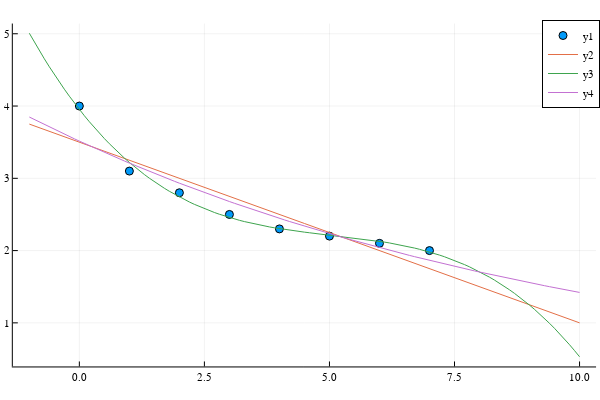

The notebook cell this image was saved under:
### Code cell
#Problem 2-d
scatter(x,y)
A=[x ones(8,1)]
z=(A'A)\(A'y)
s=f.(t)
plot!(t,s)
A=[x.^3 x.^2 x ones(8,1)]
z=(A'A)\(A'y)
s=g.(t)
plot!(t,s)
A=[x ones(8,1)]
y=[log(4);log(3.1);log(2.8);log(2.5);log(2.3);log(2.2);log(2.1);log(2.0)]
z=(A'A)\(A'y)
z=[z[1];exp(z[2])]
s=q.(t)
plot!(t,s)

### Figure 1 — Plotly figure (JSON) as saved in the notebook; plotly's stock layout.template omitted (floating-point values rounded to 4 significant figures)
{"data": [{"xaxis": "x1", "colorbar": {"title": ""}, "yaxis": "y1", "x": [0, 1, 2, 3, 4, 5, 6, 7], "showlegend": true, "mode": "markers", "name": "y1", "zmin": null, "legendgroup": "y1", "marker": {"symbol": "circle", "color": "rgba(0, 154, 250, 1.000)", "line": {"color": "rgba(0, 0, 0, 1.000)", "width": 1}, "size": 8}, "zmax": null, "y": [4, 3.1, 2.8, 2.5, 2.3, 2.2, 2.1, 2], "type": "scatter"}, {"xaxis": "x1", "colorbar": {"title": ""}, "yaxis": "y1", "x": [-1, -0.9, -0.8, -0.7, -0.6, -0.5, -0.4, -0.3, -0.2, -0.1, 0, 0.1, 0.2, 0.3, 0.4, 0.5, 0.6, 0.7, 0.8, 0.9, 1, 1.1, 1.2, 1.3, 1.4, 1.5, 1.6, 1.7, 1.8, 1.9, 2, 2.1, 2.2, 2.3, 2.4, 2.5, 2.6, 2.7, 2.8, 2.9, 3, 3.1, 3.2, 3.3, 3.4, 3.5, 3.6, 3.7, 3.8, 3.9, 4, 4.1, 4.2, 4.3, 4.4, 4.5, 4.6, 4.7, 4.8, 4.9, 5, 5.1, 5.2, 5.3, 5.4, 5.5, 5.6, 5.7, 5.8, 5.9, 6, 6.1, 6.2, 6.3, 6.4, 6.5, 6.6, 6.7, 6.8, 6.9, 7, 7.1, 7.2, 7.3, 7.4, 7.5, 7.6, 7.7, 7.8, 7.9, 8, 8.1, 8.2, 8.3, 8.4, 8.5, 8.6, 8.7, 8.8, 8.9, 9, 9.1, 9.2, 9.3, 9.4, 9.5, 9.6, 9.7, 9.8, 9.9, 10], "showlegend": true, "mode": "lines", "name": "y2", "zmin": null, "legendgroup": "y2", "zmax": null, "line": {"color": "rgba(227, 111, 71, 1.000)", "shape": "linear", "dash": "solid", "width": 1}, "y": [3.75, 3.725, 3.7, 3.675, 3.65, 3.625, 3.6, 3.575, 3.55, 3.525, 3.5, 3.475, 3.45, 3.425, 3.4, 3.375, 3.35, 3.325, 3.3, 3.275, 3.25, 3.225, 3.2, 3.175, 3.15, 3.125, 3.1, 3.075, 3.05, 3.025, 3, 2.975, 2.95, 2.925, 2.9, 2.875, 2.85, 2.825, 2.8, 2.775, 2.75, 2.725, 2.7, 2.675, 2.65, 2.625, 2.6, 2.575, 2.55, 2.525, 2.5, 2.475, 2.45, 2.425, 2.4, 2.375, 2.35, 2.325, 2.3, 2.275, 2.25, 2.225, 2.2, 2.175, 2.15, 2.125, 2.1, 2.075, 2.05, 2.025, 2, 1.975, 1.95, 1.925, 1.9, 1.875, 1.85, 1.825, 1.8, 1.775, 1.75, 1.725, 1.7, 1.675, 1.65, 1.625, 1.6, 1.575, 1.55, 1.525, 1.5, 1.475, 1.45, 1.425, 1.4, 1.375, 1.35, 1.325, 1.3, 1.275, 1.25, 1.225, 1.2, 1.175, 1.15, 1.125, 1.1, 1.075, 1.05, 1.025, 1.0], "type": "scatter"}, {"xaxis": "x1", "colorbar": {"title": ""}, "yaxis": "y1", "x": [-1, -0.9, -0.8, -0.7, -0.6, -0.5, -0.4, -0.3, -0.2, -0.1, 0, 0.1, 0.2, 0.3, 0.4, 0.5, 0.6, 0.7, 0.8, 0.9, 1, 1.1, 1.2, 1.3, 1.4, 1.5, 1.6, 1.7, 1.8, 1.9, 2, 2.1, 2.2, 2.3, 2.4, 2.5, 2.6, 2.7, 2.8, 2.9, 3, 3.1, 3.2, 3.3, 3.4, 3.5, 3.6, 3.7, 3.8, 3.9, 4, 4.1, 4.2, 4.3, 4.4, 4.5, 4.6, 4.7, 4.8, 4.9, 5, 5.1, 5.2, 5.3, 5.4, 5.5, 5.6, 5.7, 5.8, 5.9, 6, 6.1, 6.2, 6.3, 6.4, 6.5, 6.6, 6.7, 6.8, 6.9, 7, 7.1, 7.2, 7.3, 7.4, 7.5, 7.6, 7.7, 7.8, 7.9, 8, 8.1, 8.2, 8.3, 8.4, 8.5, 8.6, 8.7, 8.8, 8.9, 9, 9.1, 9.2, 9.3, 9.4, 9.5, 9.6, 9.7, 9.8, 9.9, 10], "showlegend": true, "mode": "lines", "name": "y3", "zmin": null, "legendgroup": "y3", "zmax": null, "line": {"color": "rgba(62, 164, 78, 1.000)", "shape": "linear", "dash": "solid", "width": 1}, "y": [5.007, 4.886, 4.768, 4.653, 4.543, 4.436, 4.333, 4.233, 4.136, 4.043, 3.953, 3.866, 3.783, 3.702, 3.625, 3.55, 3.478, 3.41, 3.343, 3.28, 3.219, 3.161, 3.105, 3.052, 3.001, 2.953, 2.906, 2.862, 2.82, 2.78, 2.742, 2.706, 2.672, 2.64, 2.609, 2.58, 2.553, 2.527, 2.503, 2.48, 2.458, 2.438, 2.419, 2.401, 2.384, 2.369, 2.354, 2.34, 2.327, 2.315, 2.304, 2.293, 2.283, 2.273, 2.264, 2.255, 2.247, 2.238, 2.23, 2.223, 2.215, 2.207, 2.199, 2.192, 2.184, 2.175, 2.167, 2.158, 2.149, 2.139, 2.128, 2.117, 2.106, 2.093, 2.08, 2.066, 2.051, 2.035, 2.018, 2.0, 1.98, 1.96, 1.938, 1.914, 1.89, 1.863, 1.835, 1.806, 1.775, 1.742, 1.707, 1.67, 1.632, 1.591, 1.549, 1.504, 1.457, 1.407, 1.356, 1.302, 1.245, 1.186, 1.125, 1.06, 0.9934, 0.9236, 0.851, 0.7755, 0.6971, 0.6156, 0.531], "type": "scatter"}, {"xaxis": "x1", "colorbar": {"title": ""}, "yaxis": "y1", "x": [-1, -0.9, -0.8, -0.7, -0.6, -0.5, -0.4, -0.3, -0.2, -0.1, 0, 0.1, 0.2, 0.3, 0.4, 0.5, 0.6, 0.7, 0.8, 0.9, 1, 1.1, 1.2, 1.3, 1.4, 1.5, 1.6, 1.7, 1.8, 1.9, 2, 2.1, 2.2, 2.3, 2.4, 2.5, 2.6, 2.7, 2.8, 2.9, 3, 3.1, 3.2, 3.3, 3.4, 3.5, 3.6, 3.7, 3.8, 3.9, 4, 4.1, 4.2, 4.3, 4.4, 4.5, 4.6, 4.7, 4.8, 4.9, 5, 5.1, 5.2, 5.3, 5.4, 5.5, 5.6, 5.7, 5.8, 5.9, 6, 6.1, 6.2, 6.3, 6.4, 6.5, 6.6, 6.7, 6.8, 6.9, 7, 7.1, 7.2, 7.3, 7.4, 7.5, 7.6, 7.7, 7.8, 7.9, 8, 8.1, 8.2, 8.3, 8.4, 8.5, 8.6, 8.7, 8.8, 8.9, 9, 9.1, 9.2, 9.3, 9.4, 9.5, 9.6, 9.7, 9.8, 9.9, 10], "showlegend": true, "mode": "lines", "name": "y4", "zmin": null, "legendgroup": "y4", "zmax": null, "line": {"color": "rgba(195, 113, 210, 1.000)", "shape": "linear", "dash": "solid", "width": 1}, "y": [3.848, 3.813, 3.779, 3.745, 3.711, 3.677, 3.644, 3.611, 3.579, 3.547, 3.515, 3.483, 3.452, 3.42, 3.39, 3.359, 3.329, 3.299, 3.269, 3.24, 3.21, 3.181, 3.153, 3.124, 3.096, 3.068, 3.041, 3.013, 2.986, 2.959, 2.932, 2.906, 2.88, 2.854, 2.828, 2.803, 2.777, 2.752, 2.728, 2.703, 2.679, 2.654, 2.63, 2.607, 2.583, 2.56, 2.537, 2.514, 2.491, 2.469, 2.447, 2.425, 2.403, 2.381, 2.36, 2.338, 2.317, 2.296, 2.276, 2.255, 2.235, 2.215, 2.195, 2.175, 2.155, 2.136, 2.117, 2.098, 2.079, 2.06, 2.041, 2.023, 2.005, 1.987, 1.969, 1.951, 1.933, 1.916, 1.899, 1.882, 1.865, 1.848, 1.831, 1.815, 1.798, 1.782, 1.766, 1.75, 1.734, 1.719, 1.703, 1.688, 1.673, 1.658, 1.643, 1.628, 1.613, 1.599, 1.584, 1.57, 1.556, 1.542, 1.528, 1.514, 1.5, 1.487, 1.474, 1.46, 1.447, 1.434, 1.421], "type": "scatter"}], "layout": {"showlegend": true, "xaxis": {"showticklabels": true, "gridwidth": 0.5, "tickvals": [0, 2.5, 5, 7.5, 10], "visible": true, "ticks": "inside", "range": [-1.33, 10.33], "domain": [0.02138, 0.9934], "tickmode": "array", "linecolor": "rgba(0, 0, 0, 1.000)", "showgrid": true, "title": "", "mirror": false, "tickangle": 0, "showline": true, "gridcolor": "rgba(0, 0, 0, 0.100)", "titlefont": {"color": "rgba(0, 0, 0, 1.000)", "family": "sans-serif", "size": 15}, "tickcolor": "rgb(0, 0, 0)", "ticktext": ["0.0", "2.5", "5.0", "7.5", "10.0"], "zeroline": false, "type": "-", "tickfont": {"color": "rgba(0, 0, 0, 1.000)", "family": "sans-serif", "size": 11}, "zerolinecolor": "rgba(0, 0, 0, 1.000)", "anchor": "y1"}, "paper_bgcolor": "rgba(255, 255, 255, 1.000)", "annotations": [], "height": 400, "margin": {"l": 0, "b": 20, "r": 0, "t": 20}, "plot_bgcolor": "rgba(255, 255, 255, 1.000)", "yaxis": {"showticklabels": true, "gridwidth": 0.5, "tickvals": [1, 2, 3, 4, 5], "visible": true, "ticks": "inside", "range": [0.3967, 5.141], "domain": [0.03762, 0.9902], "tickmode": "array", "linecolor": "rgba(0, 0, 0, 1.000)", "showgrid": true, "title": "", "mirror": false, "tickangle": 0, "showline": true, "gridcolor": "rgba(0, 0, 0, 0.100)", "titlefont": {"color": "rgba(0, 0, 0, 1.000)", "family": "sans-serif", "size": 15}, "tickcolor": "rgb(0, 0, 0)", "ticktext": ["1", "2", "3", "4", "5"], "zeroline": false, "type": "-", "tickfont": {"color": "rgba(0, 0, 0, 1.000)", "family": "sans-serif", "size": 11}, "zerolinecolor": "rgba(0, 0, 0, 1.000)", "anchor": "x1"}, "legend": {"yanchor": "auto", "xanchor": "auto", "bordercolor": "rgba(0, 0, 0, 1.000)", "bgcolor": "rgba(255, 255, 255, 1.000)", "font": {"color": "rgba(0, 0, 0, 1.000)", "family": "sans-serif", "size": 11}, "tracegroupgap": 0, "y": 1, "borderwidth": 1, "traceorder": "normal", "x": 1}, "width": 600}}
